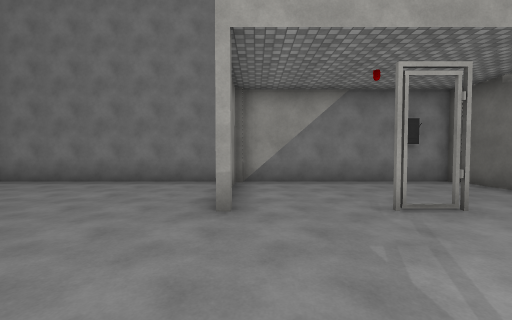
view 1 (above)

23 first-person views from a walk through a 3-D level made in the Unity game engine. The camera is 1.5 m above the floor, tilts 2° down and sees 90° across. The floor is counted in squares, 1.8 m on a side. Each view is taken from the middle of a square. On the plan, view 1 faces up. The plan holds only what a view shows up to about 10 squares ahead; the rest is blank. The place goes on beyond the plan. The player character is not drawn. Some surface patterns are stand-ins.

view 2
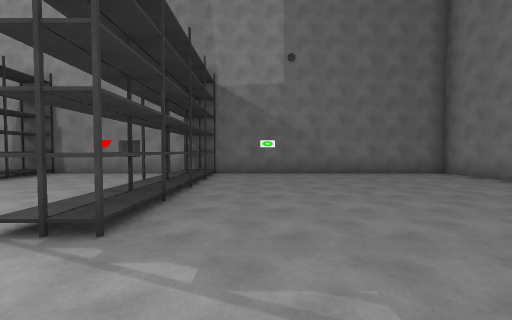

view 3
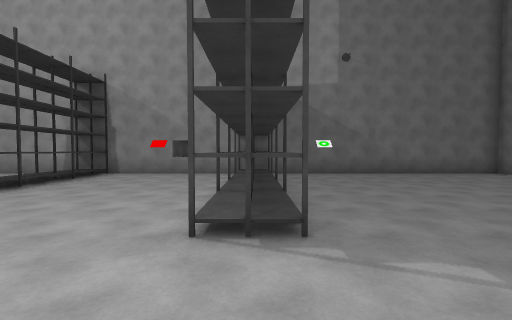

view 4
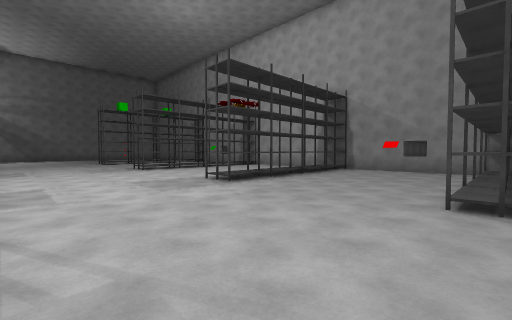

view 5
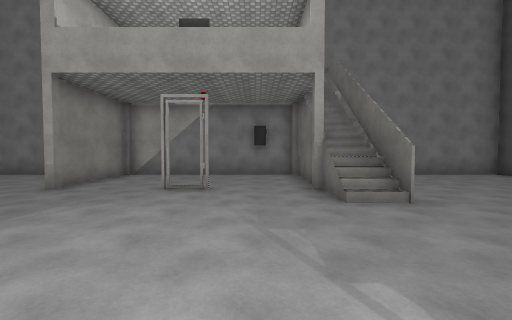

view 6
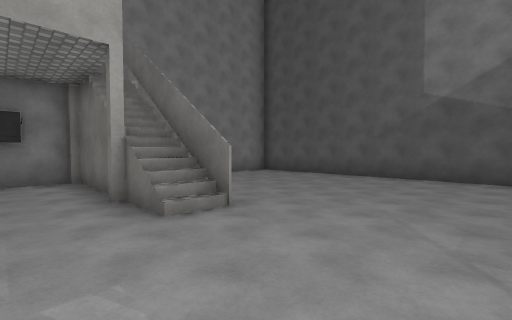

view 7
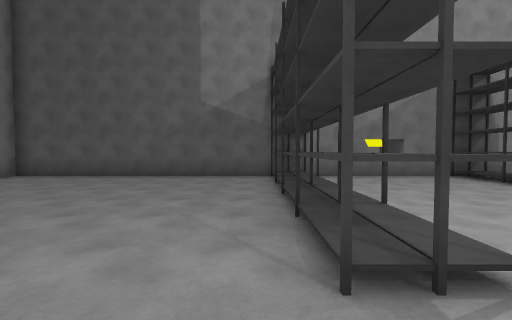

view 8
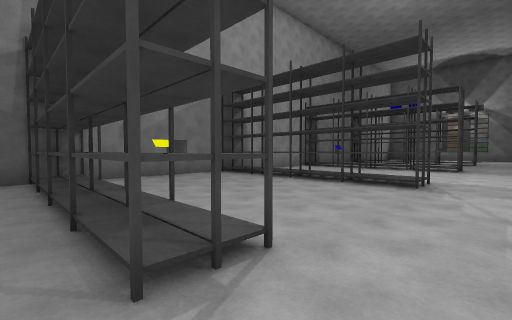

view 9
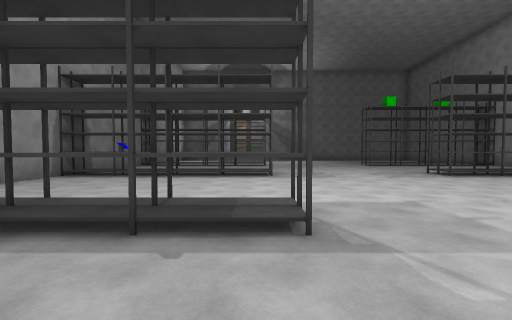

view 10
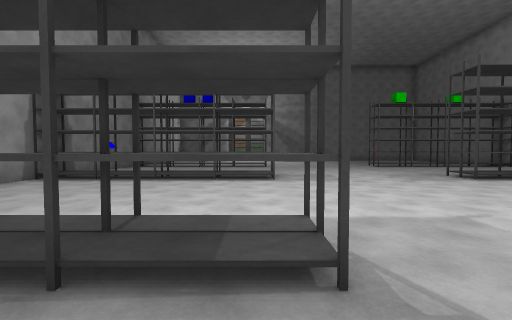

view 11
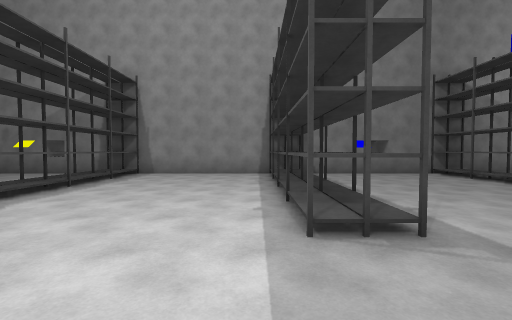

view 12
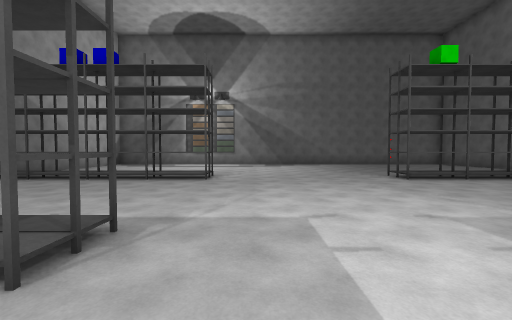

view 13
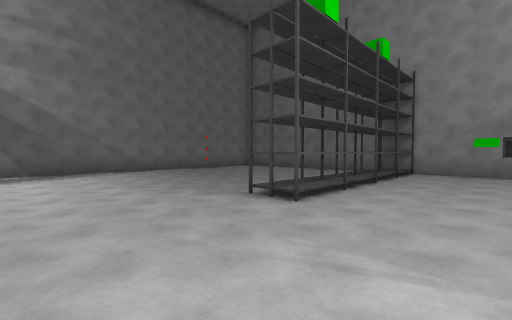

view 14
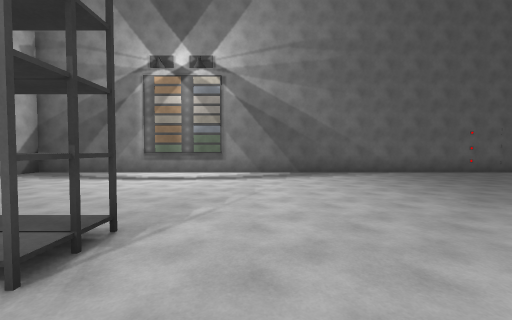

view 15
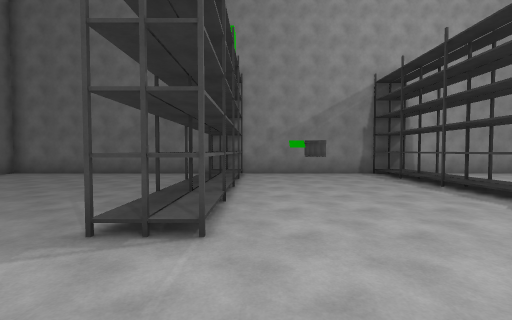

view 16
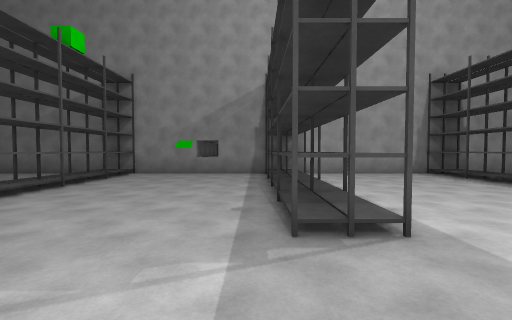

view 17
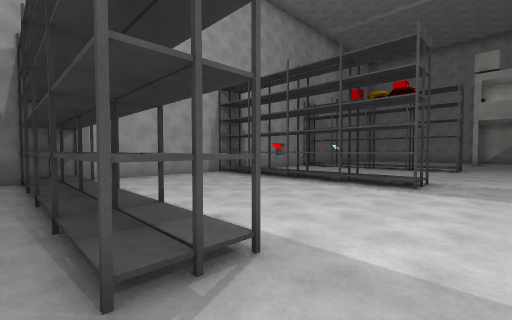

view 18
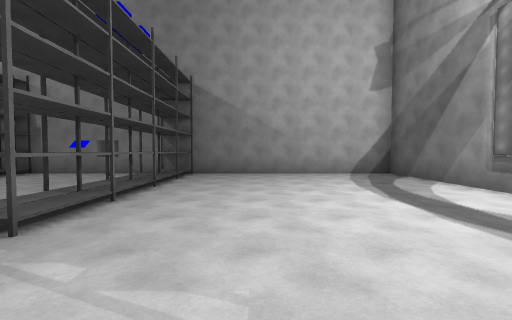

view 19
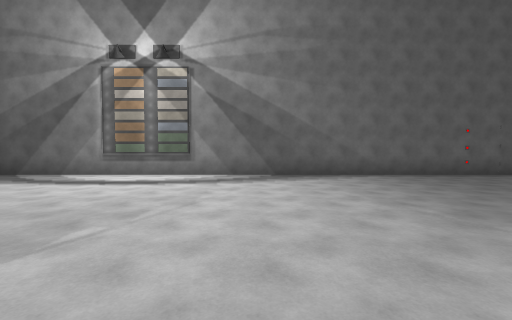

view 20
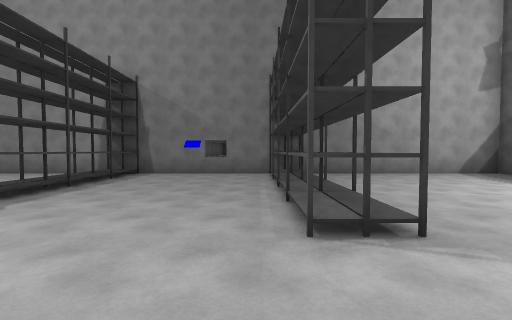

view 21
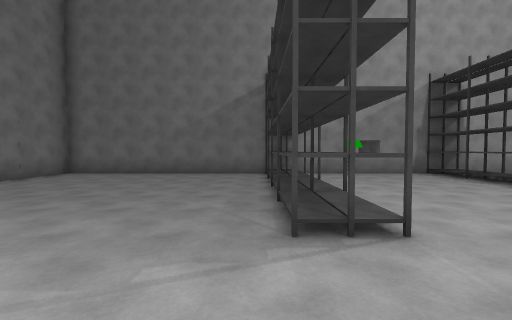

view 22
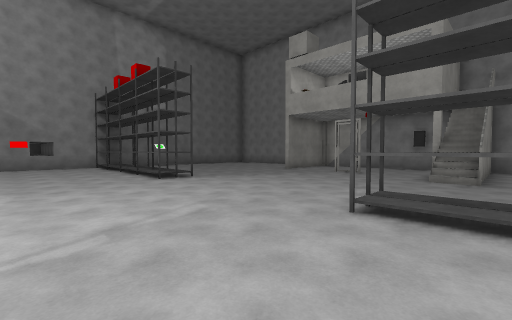

view 23
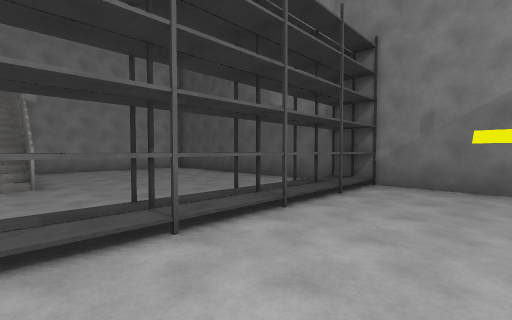

### Floor plan
Key: @ floor where view 1 was taken; # wall or solid block; . floor; ^ raised ledge.
Columns run from 8 left of view 1 to 13 right of it. Each row starts with its distance up from view 1.
  7 ######################
  6 #......#.....##......#
  5 #......#......#......#
  4 #......#..#...#......#
  3 #.............#......#
  2 #....................#
  1 #....................#
  0 #.......@............#
 -1 #....................#
 -2 #^^^#^^^.....#^^^^^^^#
 -3 #.....##.............#
 -4 #....................#
 -5 #....................#
 -6 #....................#
 -7 #....................#
 -8 #^^^#^^^.....#^^^^^^^#
 -9 #.....##.............#
-10 #....................#
-11 #....................#
-12 #....................#
-13 #....................#
-14 #^^^#^^^.....#^^^^^^^#
-15 #.....##.............#
-16 #....................#
-17 ^....................#
-18 #....................#
-19 #....................#
-20 #^^^#^^^.....#^^^^^^^#
-21 #.....##.............#
-22 #....................#
-23 #....................#
-24 #....................#
-25 #....................#
-26 #....................#
-27 #....................#
-28 ######################

Positions as (right, up) in squares from view 1, and headings:
1: (0, 0), facing up
2: (2, 0), facing left
3: (2, -2), facing left
4: (4, -2), facing down-left
5: (4, -2), facing up
6: (4, -1), facing up-right
7: (4, -1), facing right
8: (4, -1), facing down-right
9: (6, -5), facing down
10: (6, -6), facing down
11: (3, -13), facing right
12: (4, -12), facing down
13: (3, -17), facing down-left
14: (4, -18), facing down
15: (2, -19), facing left
16: (2, -15), facing left
17: (1, -15), facing up-left
18: (3, -23), facing right
19: (3, -19), facing down
20: (3, -19), facing right
21: (2, -21), facing left
22: (7, -6), facing up-left
23: (6, -5), facing up-right
